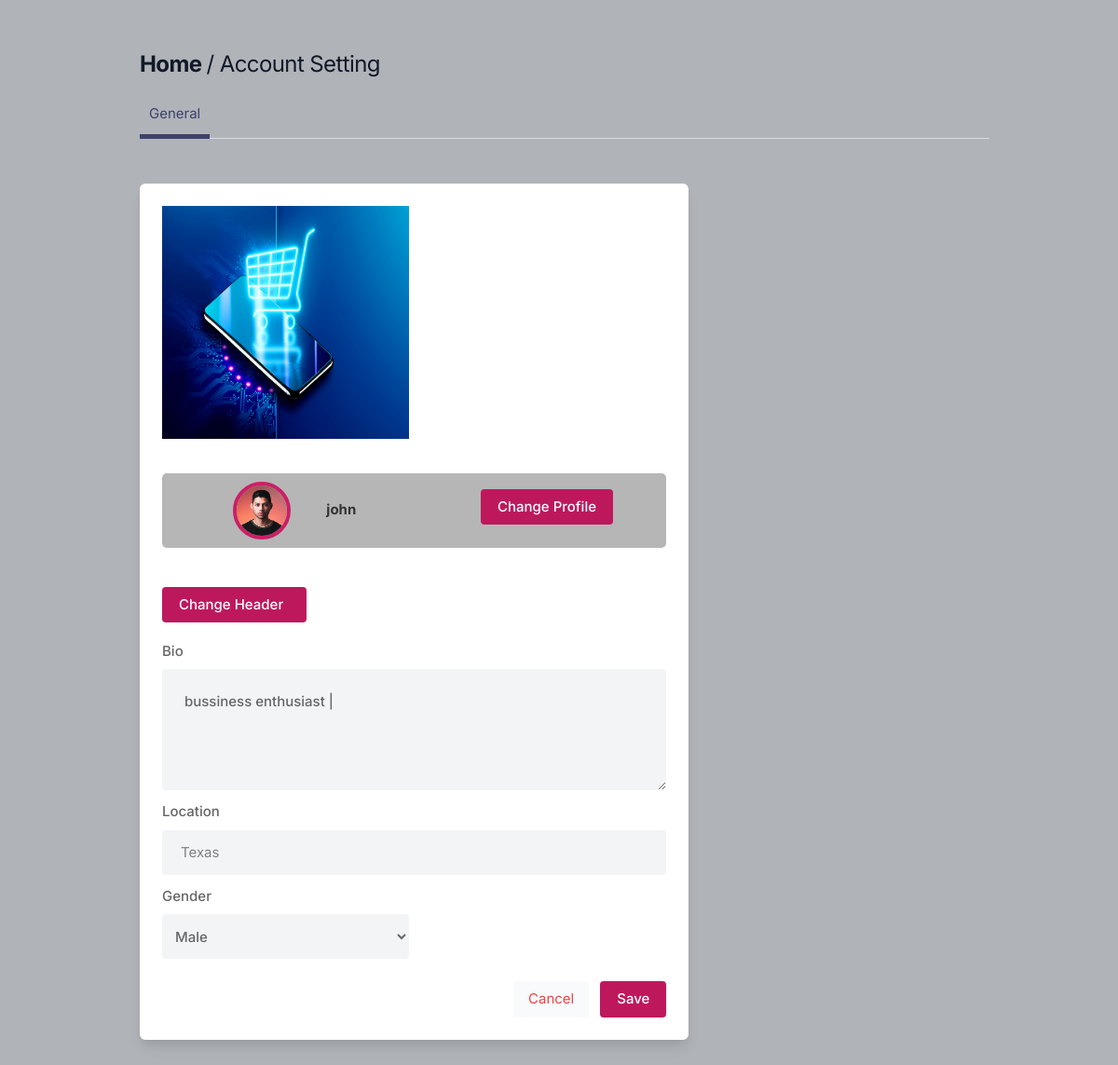
The app's page /settings/ (signed in) with its own data.
### core/models.py (models this page shows, shortened)
class Profile(models.Model):
    GENDER_CHOICES = [
        ('male', 'Male'),
        ('female', 'Female'),
        ('other', 'Other'),
    ]
    user = models.ForeignKey(User,on_delete=models.CASCADE)
    id_user = models.IntegerField()
    bio= models.TextField(blank=True)
    profile_img= models.ImageField(upload_to='profile_imgages', default='blank-image.webp')
    header_img = models.ImageField(upload_to='header_images', default='timelineheader.jpg')
    location= models.CharField(max_length=100, blank=True)
    gender = models.CharField(max_length=6, choices=GENDER_CHOICES, default='other')

### core/views.py (the view, shortened to what this page needs)
# urls.py: path('settings/',views.settings,name="settings"),
@login_required(login_url='signin')
def settings(request):
    user_profile=Profile.objects.get(user=request.user)
    return render(request,'setting.html',{'user_profile':user_profile})

### templates/setting.html (shortened to what this page needs)
{% load static %}
<!DOCTYPE html>
<html lang="en">
<head>
    <link rel="stylesheet" href="{% static 'assets/css/icons.css' %}">
    <link rel="stylesheet" href="{% static 'assets/css/uikit.css' %}">
    <link rel="stylesheet" href="{% static 'assets/css/style.css' %}">
    <link rel="stylesheet" href="{% static 'assets/css/tailwind.css' %}">
</head>
<body>
            <div class="container m-auto">
                <h1 class="text-2xl leading-none text-gray-900 tracking-tight mt-3"> <a style="font-weight: bold;" href="/">Home </a>/ Account Setting </h1>
                <ul class="mt-5 -mr-3 flex-nowrap lg:overflow-hidden overflow-x-scroll uk-tab">
                    <li class="uk-active"><a href="#">General</a></li>
                </ul>
                <form action="" method="POST" enctype="multipart/form-data">
                    <div class="grid lg:grid-cols-3 mt-12 gap-8">
                        <div class="bg-white rounded-md lg:shadow-lg shadow col-span-2">
                            <div class="grid grid-cols-2 gap-3 lg:p-6 p-4">
                                <img src="{{ user_profile.header_img.url }}" style="width:100%;height:250px" alt="">
                                <div class="col-span-2" style="margin-bottom: 30px;">
                                    <div style="height: 80px; background: rgb(182, 182, 182); margin-top: 25px; border-radius: 5px; display: flex; justify-content: space-around; align-items: center">
                                        <div style="display: flex; justify-content: space-around; align-items: center; width: 170px">
                                            <img id="profile-img" style="border-radius: 50%; height: 62px; width: 62px;border:4px solid #ca2067;" src="{{ user_profile.profile_img.url }}" alt="Profile Image">
                                            <h5><b>{{ user.username }}</b></h5>
                                        </div>
                                        <label for="file-upload" class="custom-file-upload">
                                            Change Profile
                                        </label>
                                    </div>
                                </div>
                                <label style="width:155px" for="file-upload" class="custom-file-upload">
                                    Change Header
                                </label>
                                <div class="col-span-2">
                                    <label for="about">Bio</label>
                                    <textarea id="about" name="bio" rows="3" class="shadow-none bg-gray-100 lg:p-6">{{ user_profile.bio }}</textarea>
                                </div>
                                <div class="col-span-2">
                                    <label for="">Location</label>
                                    <input type="text" value="{{ user_profile.location }}" name="location" placeholder="" class="shadow-none bg-gray-100">
                                </div>
                                <div>
                                    <label for="">Gender</label>
                                    <select style="padding-left: 10px;" id="relationship" name="gender" class="shadow-none bg-gray-100">
                                        <option value="male" {% if user_profile.gender == 'male' %}selected{% endif %}>Male</option>
                                    </select>
                                </div>
                            </div>
                            <div class="bg-gray-10 p-6 pt-0 flex justify-end space-x-3">
                                <a href="/"><button type="button" class="p-2 px-4 rounded bg-gray-50 text-red-500">Cancel</button></a>
                                <button type="submit" class="button bg-blue-700">Save</button>
                            </div>
                        </div>
                    </div>
                </form>
            </div>
            <br><br>
</body>
</html>

### static/assets/css/style.css (style rules this page uses)
body { background-color: #B0B3B8!important; }
button { vertical-align: middle; }
span.button, button.button { background-color: #be185d; top: 0; color: #fff; position: relative; padding: 8px 18px; line-height: 22px; position: relative; font-weight: 500; font-size: 15px; display: inline-block; -webkit-transition: all 0.2s ease-in-out; transition: all 0.2s ease-in-out; cursor: pointer; overflow: hidden; border: none; border-radius: 4px; -webkit-box-shadow: 0 1px 3px rgba(0, 0, 0, 0.1); box-shadow: 0 1px 3px rgba(0, 0, 0, 0.1); }
input { height: 48px; line-height: 48px; padding: 0 20px; outline: none; font-size: 15px; color: #808080; max-width: 100%; width: 100%; -webkit-box-sizing: border-box; box-sizing: border-box; display: block; font-weight: 400; opacity: 1; border-radius: 4px; border: none; -webkit-box-shadow: 0 1px 4px 0px rgba(0, 0, 0, 0.12); box-shadow: 0 1px 4px 0px rgba(0, 0, 0, 0.12); }
input[type="text"], input[type="password"], input[type="email"], input[type="number"] { height: 48px; line-height: 48px; padding: 0 20px; outline: none; font-size: 15px; color: #808080; max-width: 100%; width: 100%; -webkit-box-sizing: border-box; box-sizing: border-box; display: block; font-weight: 400; opacity: 1; border-radius: 4px; border: none; -webkit-box-shadow: 0 1px 4px 0px rgba(0, 0, 0, 0.12); box-shadow: 0 1px 4px 0px rgba(0, 0, 0, 0.12); }
textarea { height: 48px; line-height: 48px; padding: 0 20px; outline: none; font-size: 15px; color: #808080; margin: 0 0 16px 0; max-width: 100%; width: 100%; -webkit-box-sizing: border-box; box-sizing: border-box; display: block; background-color: #fff; font-weight: 500; opacity: 1; border-radius: 4px; border: none; -webkit-box-shadow: 0 1px 4px 0px rgba(0, 0, 0, 0.12); box-shadow: 0 1px 4px 0px rgba(0, 0, 0, 0.12); }
select { height: 48px; line-height: 48px; padding: 0 20px; outline: none; font-size: 15px; color: #808080; margin: 0 0 16px 0; max-width: 100%; width: 100%; -webkit-box-sizing: border-box; box-sizing: border-box; display: block; background-color: #fff; font-weight: 500; opacity: 1; border-radius: 4px; border: none; -webkit-box-shadow: 0 1px 4px 0px rgba(0, 0, 0, 0.12); box-shadow: 0 1px 4px 0px rgba(0, 0, 0, 0.12); padding: 15px 18px; cursor: pointer; }
input { -webkit-transition: all 0.1s ease-in-out; transition: all 0.1s ease-in-out; }
::placeholder { color: #808080; opacity: 1; }
textarea { height: auto; line-height: 27px; padding: 20px; min-height: 130px; -webkit-transition: none !important; transition: none !important; min-width: 100%; }
label, legend { display: block; font-weight: bold; font-size: 15px; font-weight: 500; margin-bottom: 8px; }
button { border: none; margin: 0; padding: 0; width: auto; overflow: visible; background: transparent; color: inherit; font: inherit; line-height: normal; cursor: pointer; }
a { color: #be185d; -webkit-transition: 0.3s; transition: 0.3s; outline: none !important; }
button { outline: none !important; }
img { max-width: 100%; }
body { color: #666; font-size: 15px; line-height: 27px; background-color: #f0f2f5; font-family: "Inter", sans-serif; text-transform: none; }
h1, h2, h3, h4, h5, h6 { font-family: "Inter", sans-serif; text-transform: none; }
input[type="text"], input[type="password"], input[type="email"] { font-family: "Inter", sans-serif; text-transform: none; }
textarea, select { font-family: "Inter", sans-serif; text-transform: none; }
button, body .pac-container { font-family: "Inter", sans-serif; text-transform: none; }
h1, h2, h3, h4, h5, h6 { color: #333; font-weight: 500; margin: 0; padding: 0; }
h1 { font-size: 32px; }
h5 { font-size: 14px; }
b, strong { font-weight: 700 !important; }
@media (min-width: 1024px) { .container { max-width: 900px !important; padding-top: 45px; } }
.shadow-none { -webkit-box-shadow: none !important; box-shadow: none !important; }

### templates/setting.html (style rules this page uses)
.custom-file-upload { position: relative; padding: 8px 18px; line-height: 22px; font-weight: 500; font-size: 15px; display: inline-block; -webkit-transition: all 0.2s ease-in-out; transition: all 0.2s ease-in-out; cursor: pointer; overflow: hidden; border: none; border-radius: 4px; background-color: #be185d; color: #fff; }

### records on screen
Profile: header_img (picture), profile_img (picture), bio "bussiness enthusiast |", location "Texas", gender "Male"

### other values on screen
{{ user.username }} "john"
